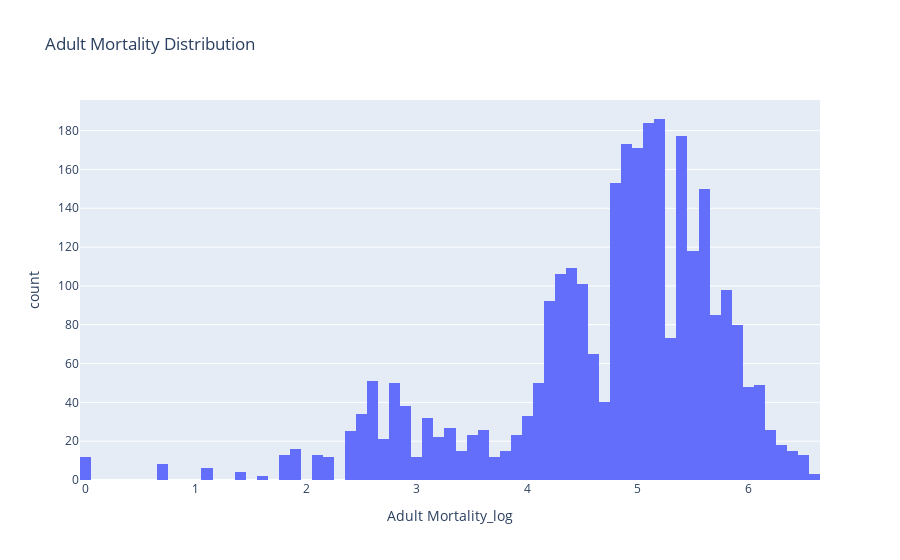
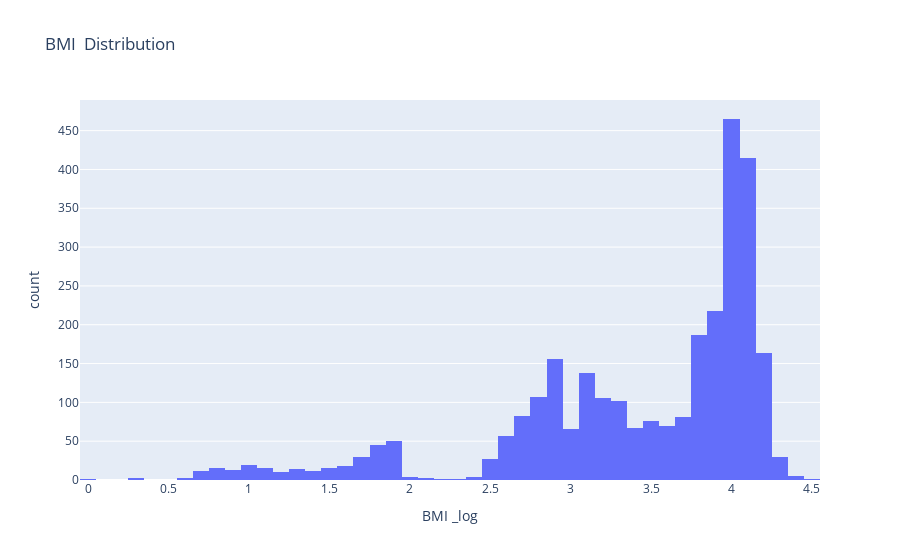
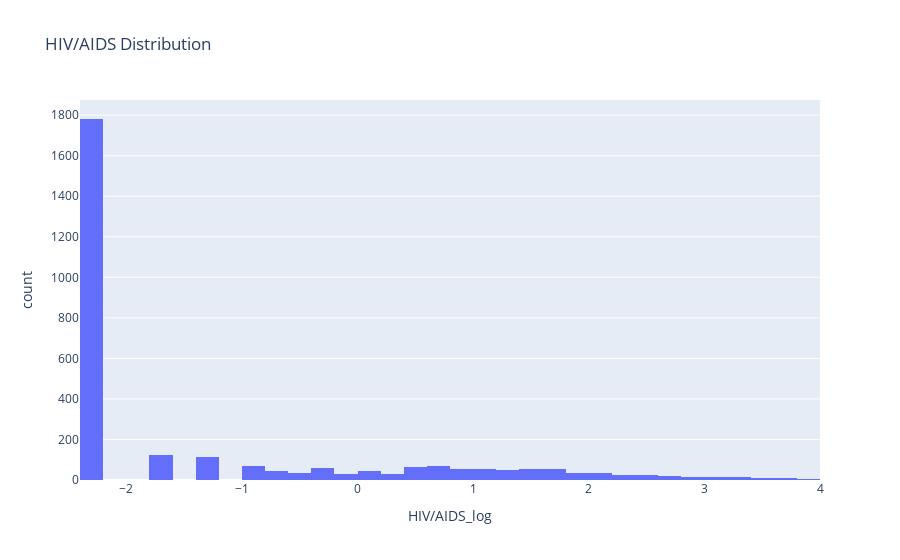

Here is the notebook cell these charts were saved with, in order:
### Code cell
for column in columns:
    fig = px.histogram(df[f'{column}_log'], x=f'{column}_log', title=f'{column} Distribution')
    fig.show()

### Figure 1 — Plotly figure (JSON) as saved in the notebook; plotly's stock layout.template omitted (floating-point values rounded to 4 significant figures; data arrays with more than 128 entries replaced by an {"elided": "..."} marker saying what was removed)
{"data": [{"alignmentgroup": "True", "bingroup": "x", "hovertemplate": "Adult Mortality_log=%{x}<br>count=%{y}<extra></extra>", "legendgroup": "", "marker": {"color": "#636efa", "pattern": {"shape": ""}}, "name": "", "offsetgroup": "", "orientation": "v", "showlegend": false, "type": "histogram", "x": {"elided": "2938 float values"}, "xaxis": "x", "yaxis": "y"}], "layout": {"barmode": "relative", "legend": {"tracegroupgap": 0}, "title": {"text": "Adult Mortality Distribution"}, "xaxis": {"anchor": "y", "domain": [0, 1], "title": {"text": "Adult Mortality_log"}}, "yaxis": {"anchor": "x", "domain": [0, 1], "title": {"text": "count"}}}}

### Figure 2 — Plotly figure (JSON) as saved in the notebook; plotly's stock layout.template omitted (floating-point values rounded to 4 significant figures; data arrays with more than 128 entries replaced by an {"elided": "..."} marker saying what was removed)
{"data": [{"alignmentgroup": "True", "bingroup": "x", "hovertemplate": " BMI _log=%{x}<br>count=%{y}<extra></extra>", "legendgroup": "", "marker": {"color": "#636efa", "pattern": {"shape": ""}}, "name": "", "offsetgroup": "", "orientation": "v", "showlegend": false, "type": "histogram", "x": {"elided": "2938 float values"}, "xaxis": "x", "yaxis": "y"}], "layout": {"barmode": "relative", "legend": {"tracegroupgap": 0}, "title": {"text": " BMI  Distribution"}, "xaxis": {"anchor": "y", "domain": [0, 1], "title": {"text": " BMI _log"}}, "yaxis": {"anchor": "x", "domain": [0, 1], "title": {"text": "count"}}}}

### Figure 3 — Plotly figure (JSON) as saved in the notebook; plotly's stock layout.template omitted (floating-point values rounded to 4 significant figures; data arrays with more than 128 entries replaced by an {"elided": "..."} marker saying what was removed)
{"data": [{"alignmentgroup": "True", "bingroup": "x", "hovertemplate": " HIV/AIDS_log=%{x}<br>count=%{y}<extra></extra>", "legendgroup": "", "marker": {"color": "#636efa", "pattern": {"shape": ""}}, "name": "", "offsetgroup": "", "orientation": "v", "showlegend": false, "type": "histogram", "x": {"elided": "2938 float values"}, "xaxis": "x", "yaxis": "y"}], "layout": {"barmode": "relative", "legend": {"tracegroupgap": 0}, "title": {"text": " HIV/AIDS Distribution"}, "xaxis": {"anchor": "y", "domain": [0, 1], "title": {"text": " HIV/AIDS_log"}}, "yaxis": {"anchor": "x", "domain": [0, 1], "title": {"text": "count"}}}}
